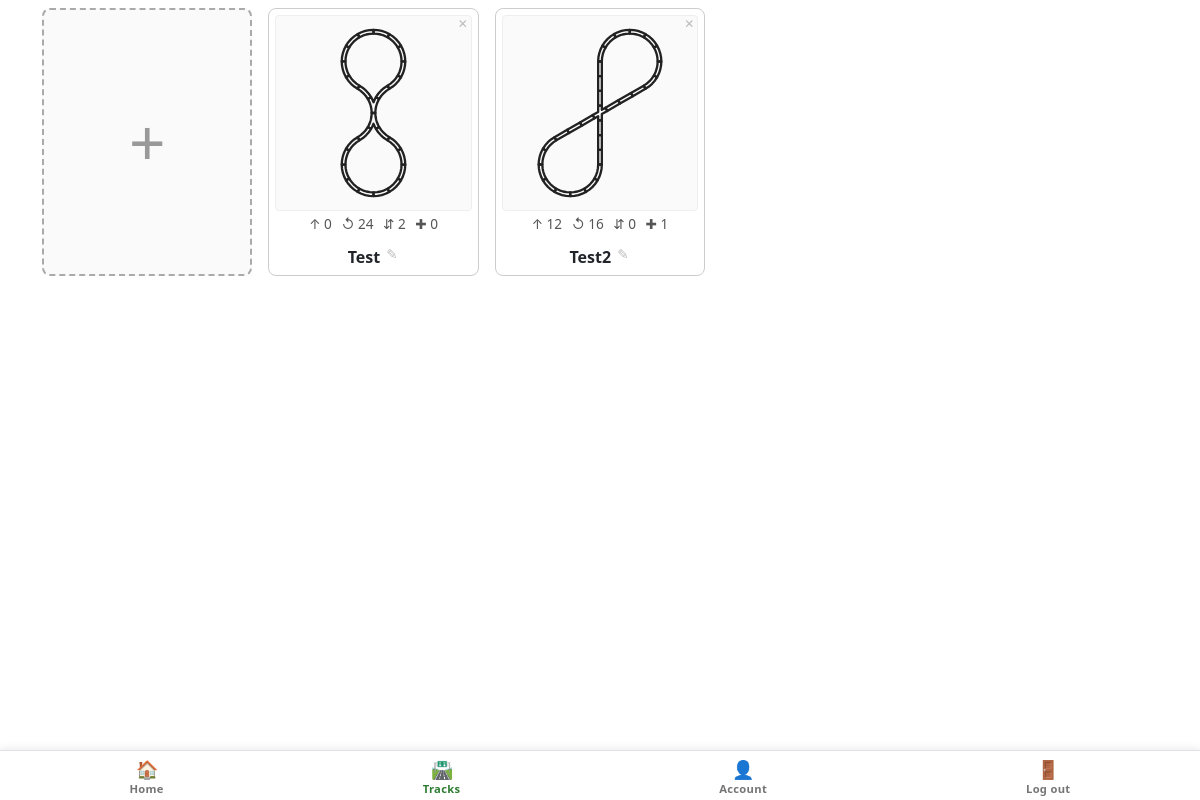
The page /track_open (signed in) on the database as committed earlier.
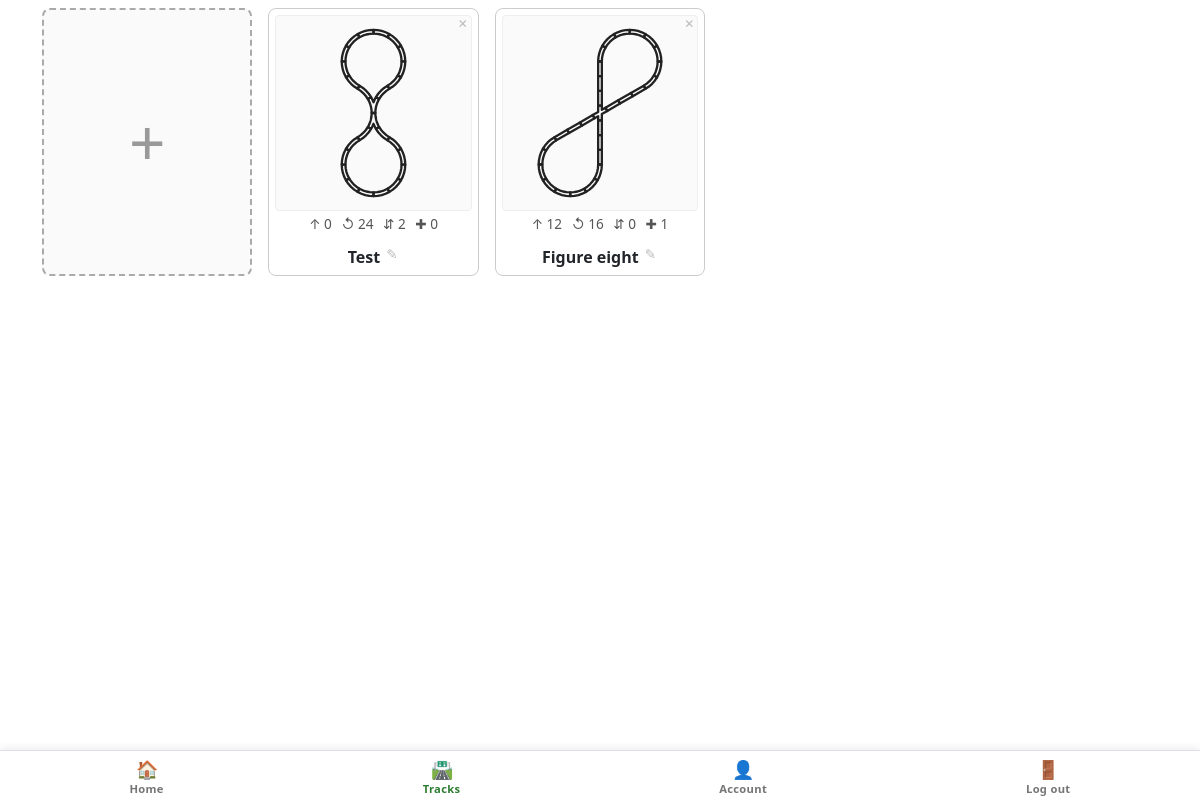
The same page on the database as committed later.
### tables this page shows
CREATE TABLE tracks (
	id INTEGER NOT NULL, 
	user_id INTEGER NOT NULL, 
	title TEXT NOT NULL, 
	PRIMARY KEY (id), 
	FOREIGN KEY(user_id) REFERENCES users (id) ON DELETE CASCADE
);

### duplo/blueprints/tracks.py (the view, shortened to what this page needs)
@bp.route("/track_open", methods=["GET", "POST"])
@login_required
def track_open():
    if request.method == "GET":
        tracks = tracks_read(user_id=session["user_id"])
        track_info = []
        for t in tracks:
            if not os.path.exists(thumbnail_file(t["id"])):
                generate_thumbnail(t["id"])
            track_info.append({
                "id": t["id"],
                "title": t["title"],
                "counts": piece_counts(t["id"]),
                "thumbnail": thumbnail_url(t["id"]),
            })
        return render_template("track_open.html", tracks=track_info)

### duplo/auth.py (called while the page is built)
def login_required(f):
    @wraps(f)
    def decorated_function(*args, **kwargs):
        if session.get("user_id") is None:
            return redirect("/")
        return f(*args, **kwargs)
    return decorated_function

### duplo/extensions.py (called while the page is built)
def sql(cmd, **params):
    is_sqlite = current_app.config["SQLALCHEMY_DATABASE_URI"].startswith("sqlite")
    if "PRAGMA" in cmd and not is_sqlite:
        return None
    logger = current_app.logger
    if logger.isEnabledFor(logging.DEBUG):
        logger.debug("SQL: %s | params=%s", cmd, params)
        db.session.commit()
    stmt = text(cmd)
    result = db.session.execute(stmt, params or None)
    lowered = cmd.lstrip().lower()
    if lowered.startswith(("insert", "update", "delete")) or "pragma" in lowered:
        db.session.commit()
    if lowered.startswith("select"):
        rows = [dict(row._mapping) for row in result]
        if logger.isEnabledFor(logging.DEBUG):
            logger.debug("SQL result: %s", rows)
        return rows
    return None

### duplo/repositories/layouts.py (called while the page is built)
def pieces_read(track_id):
    rows = sql(
        "select id, piece, x, y, rot from pieces"
        " where track_id = :track_id order by id",
        track_id=track_id,
    )
    return [
        {"id": r["id"], "type": r["piece"],
         "x": float(r["x"]), "y": float(r["y"]), "rot": int(r["rot"])}
        for r in rows
    ]

### duplo/repositories/tracks.py (called while the page is built)
def tracks_read(user_id):
    return sql(
        "select id, title from tracks where user_id = :user_id",
        user_id=user_id,
    )

### duplo/services/thumbnails.py (called while the page is built)
def _thumb_dir():
    return os.path.join(current_app.static_folder, 'thumbnails')

def thumbnail_file(track_id):
    return os.path.join(_thumb_dir(), f'{track_id}.svg')

def thumbnail_url(track_id):
    return f'/static/thumbnails/{track_id}.svg'

def piece_counts(track_id):
    pieces = [i['type'] for i in pieces_read(track_id=track_id)]
    return {p: sum(1 for x in pieces if x == p) for p in PIECE_TYPES}

### templates/track_open.html (shortened to what this page needs)
{% extends "layout.html" %}
{% block head %}
<link rel="stylesheet" href="{{ asset_url('css/track_open.css') }}">
{% endblock %}
{% block main %}
<div class="track-grid">
    <form action="/track_create" method="post" class="new-card">
        <button type="submit" class="plus-btn">+</button>
    </form>
    {% for track in tracks %}
    <div class="track-card">
        <form action="/track_delete" method="post" class="delete-corner"
            onsubmit="return confirm('Delete &quot;{{ track.title|e }}&quot;?');">
            <button type="submit" title="Delete">&#10005;</button>
        </form>
        <form action="/track_open" method="post">
            <button type="submit" class="open-btn" title="Open {{ track.title }}">
                <img class="thumb" src="{{ track.thumbnail }}" alt="{{ track.title }} thumbnail">
                <div class="pieces">
                    <span title="Straight">&ShortUpArrow; {{ track.counts.straight }}</span>
                    <span title="Curve">&#8634; {{ track.counts.curve }}</span>
                    <span title="Switch">&#8693; {{ track.counts.switch }}</span>
                    <span title="Crossing">&#10010; {{ track.counts.crossing }}</span>
                </div>
            </button>
        </form>
        <div class="title-row">
            <span class="title">{{ track.title }}</span>
            <form action="/track_rename" method="post" class="rename-form"
                onsubmit="var n=prompt('Rename track:','{{ track.title|e }}');
                         if(!n||!/^[A-Za-z0-9 ()]+$/.test(n)){if(n!==null)alert('Letters, numbers, spaces and parentheses only.');return false;}
                         this.new_title.value=n;return true;">
                <button type="submit" title="Rename">&#9998;</button>
            </form>
        </div>
    </div>
    {% endfor %}
</div>
{% endblock %}

### templates/layout.html (shortened to what this page needs)
<!DOCTYPE html>
<html lang="en">
<head>
    <link href="https://cdn.jsdelivr.net/npm/bootstrap@5.3.3/dist/css/bootstrap.min.css" rel="stylesheet"
>
    <link rel="stylesheet" href="{{ asset_url('css/layout.css') }}">
    {% block head %}{% endblock %}
</head>
<body>
    <main class="container pb-3 text-center">
        {% block main %}{% endblock %}
    </main>
    {% if session["user_id"] %}
    <nav class="bottom-tabs" aria-label="Navigation">
        <a href="/" class="bottom-tab {% if request.path == '/' %}active{% endif %}">
            <span class="bottom-tab-icon">&#127968;</span>
            <span class="bottom-tab-label">Home</span>
        </a>
        <a href="/track_open" class="bottom-tab {% if request.path.startswith('/track') %}active{% endif %}">
            <span class="bottom-tab-icon">&#128739;</span>
            <span class="bottom-tab-label">Tracks</span>
        </a>
        <a href="/user_info" class="bottom-tab {% if request.path == '/user_info' %}active{% endif %}">
            <span class="bottom-tab-icon">&#128100;</span>
            <span class="bottom-tab-label">Account</span>
        </a>
        <a href="/user_logout" class="bottom-tab">
            <span class="bottom-tab-icon">&#128682;</span>
            <span class="bottom-tab-label">Log out</span>
        </a>
    </nav>
    {% endif %}
</body>
</html>

### static/css/layout.css (style rules this page uses)
html { touch-action: pan-x pan-y; overflow-x: hidden; }
.bottom-tabs { position: fixed; bottom: 0; left: 0; right: 0; display: flex; justify-content: space-around; background: #fff; border-top: 1px solid #dee2e6; padding: 4px 0 env(safe-area-inset-bottom, 4px); z-index: 1050; box-shadow: 0 -2px 8px rgba(0, 0, 0, 0.08); }
body:has(.bottom-tabs) { padding-bottom: 64px; }
.bottom-tab { display: flex; flex-direction: column; align-items: center; text-decoration: none; color: #757575; font-size: 0.7em; padding: 4px 8px 2px; border-radius: 8px; transition: color 0.15s, background 0.15s; -webkit-tap-highlight-color: transparent; }
.bottom-tab-icon { font-size: 1.6em; line-height: 1.2; }
.bottom-tab-label { margin-top: 1px; font-weight: 600; letter-spacing: 0.3px; }
.bottom-tab.active { color: #2e7d32; }

### static/css/track_open.css (style rules this page uses)
.track-grid { display: grid; grid-template-columns: repeat(2, 1fr); gap: 10px; margin-top: 8px; }
@media (min-width: 600px) { .track-grid { grid-template-columns: repeat(auto-fill, minmax(200px, 1fr)); gap: 16px; } }
.track-card { position: relative; border: 1px solid #ccc; border-radius: 8px; background: #fff; padding: 6px; text-align: center; transition: box-shadow 0.15s ease, transform 0.15s ease; display: flex; flex-direction: column; align-items: stretch; font-family: inherit; min-width: 0; overflow: hidden; }
.track-card .open-btn { all: unset; cursor: pointer; display: flex; flex-direction: column; align-items: stretch; }
.track-card .thumb { width: 100%; aspect-ratio: 1 / 1; background: #fafafa; border: 1px solid #eee; border-radius: 4px; object-fit: contain; }
.track-card .title { font-weight: bold; margin-top: 6px; word-break: break-word; }
.track-card .pieces { margin-top: 4px; font-size: 0.85em; color: #555; line-height: 1.3; }
.track-card .pieces span { display: inline-block; margin: 0 3px; }
.title-row { display: flex; align-items: center; justify-content: center; gap: 4px; margin-top: 6px; min-width: 0; }
.title-row .title { font-weight: bold; word-break: break-word; overflow: hidden; text-overflow: ellipsis; }
.rename-form button { all: unset; cursor: pointer; font-size: 0.85em; color: #bbb; padding: 2px; border-radius: 4px; transition: color 0.15s; flex-shrink: 0; }
.delete-corner { position: absolute; top: 4px; right: 4px; z-index: 1; }
.delete-corner button { all: unset; cursor: pointer; width: 22px; height: 22px; display: flex; align-items: center; justify-content: center; font-size: 0.75em; color: #bbb; border-radius: 50%; transition: color 0.15s, background 0.15s; }
.new-card { border: 2px dashed #aaa; border-radius: 8px; background: #fafafa; display: flex; align-items: stretch; }
.plus-btn { all: unset; cursor: pointer; display: flex; align-items: center; justify-content: center; width: 100%; font-size: 4em; color: #999; transition: color 0.15s, background 0.15s; }

Rows that differ between the two databases and show on the page:
changed tracks: title "Test2" → "Figure eight"
